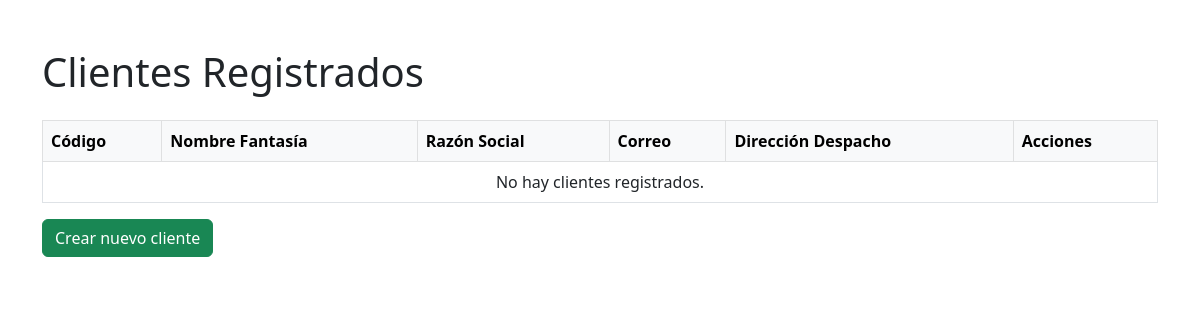
Before: /clientes/listar/ with the older database file.
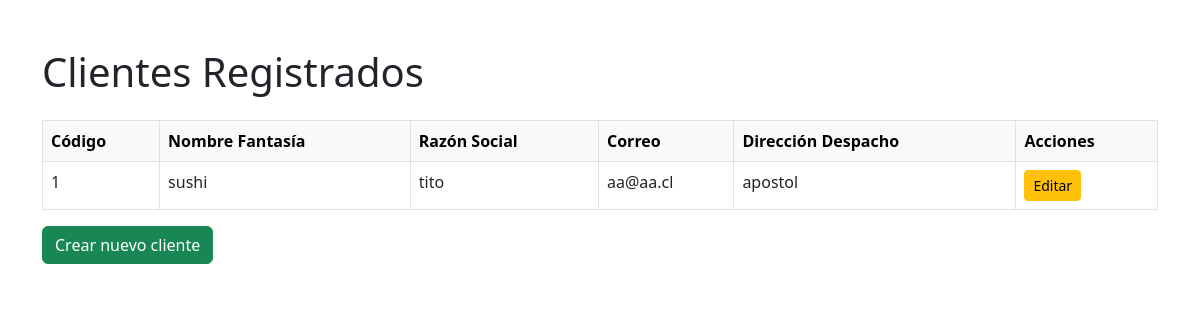
After: the same page with the newer database file.
### clientes/models.py (models this page shows, shortened)
class Cliente(models.Model):
    cod_cliente = models.AutoField(primary_key=True)
    nombre_fantasia = models.CharField(max_length=100)
    razon_social = models.CharField(max_length=100, unique=True)
    correo = models.EmailField()
    direccion_despacho = models.CharField(max_length=200)

### clientes/views.py (the view)
# urls.py: path('listar/', consultar_clientes, name='consultar_clientes'),
def consultar_clientes(request):
    clientes = Cliente.objects.all()
    return render(request, 'clientes/consultar_clientes.html', {'clientes': clientes})

### templates/clientes/consultar_clientes.html (shortened to what this page needs)
<!DOCTYPE html>
<html lang="es">
<head>
    <link href="https://cdn.jsdelivr.net/npm/bootstrap@5.3.0/dist/css/bootstrap.min.css" rel="stylesheet">
</head>
<body>
    <div class="container mt-5">
        <h1 class="mb-4">Clientes Registrados</h1>
        <table class="table table-bordered table-hover">
            <thead class="table-light">
                <tr>
                    <th>Código</th>
                    <th>Nombre Fantasía</th>
                    <th>Razón Social</th>
                    <th>Correo</th>
                    <th>Dirección Despacho</th>
                    <th>Acciones</th>
                </tr>
            </thead>
            <tbody>
                {% for cliente in clientes %}
                <tr>
                    <td>{{ cliente.cod_cliente }}</td>
                    <td>{{ cliente.nombre_fantasia }}</td>
                    <td>{{ cliente.razon_social }}</td>
                    <td>{{ cliente.correo }}</td>
                    <td>{{ cliente.direccion_despacho }}</td>
                    <td>
                        <a href="{% url 'editar_cliente' cliente.cod_cliente %}" class="btn btn-sm btn-warning">Editar</a>
                    </td>
                </tr>
                {% empty %}
                <tr>
                    <td colspan="6" class="text-center">No hay clientes registrados.</td>
                </tr>
                {% endfor %}
            </tbody>
        </table>
        <a href="{% url 'crear_cliente' %}" class="btn btn-success">Crear nuevo cliente</a>
    </div>
</body>
</html>

Changed rows visible on the page:
added Cliente: cod_cliente "1", nombre_fantasia "sushi", razon_social "tito", correo "aa@aa.cl", direccion_despacho "apostol"
Other visible differences:
text no longer shown: "No hay clientes registrados."
